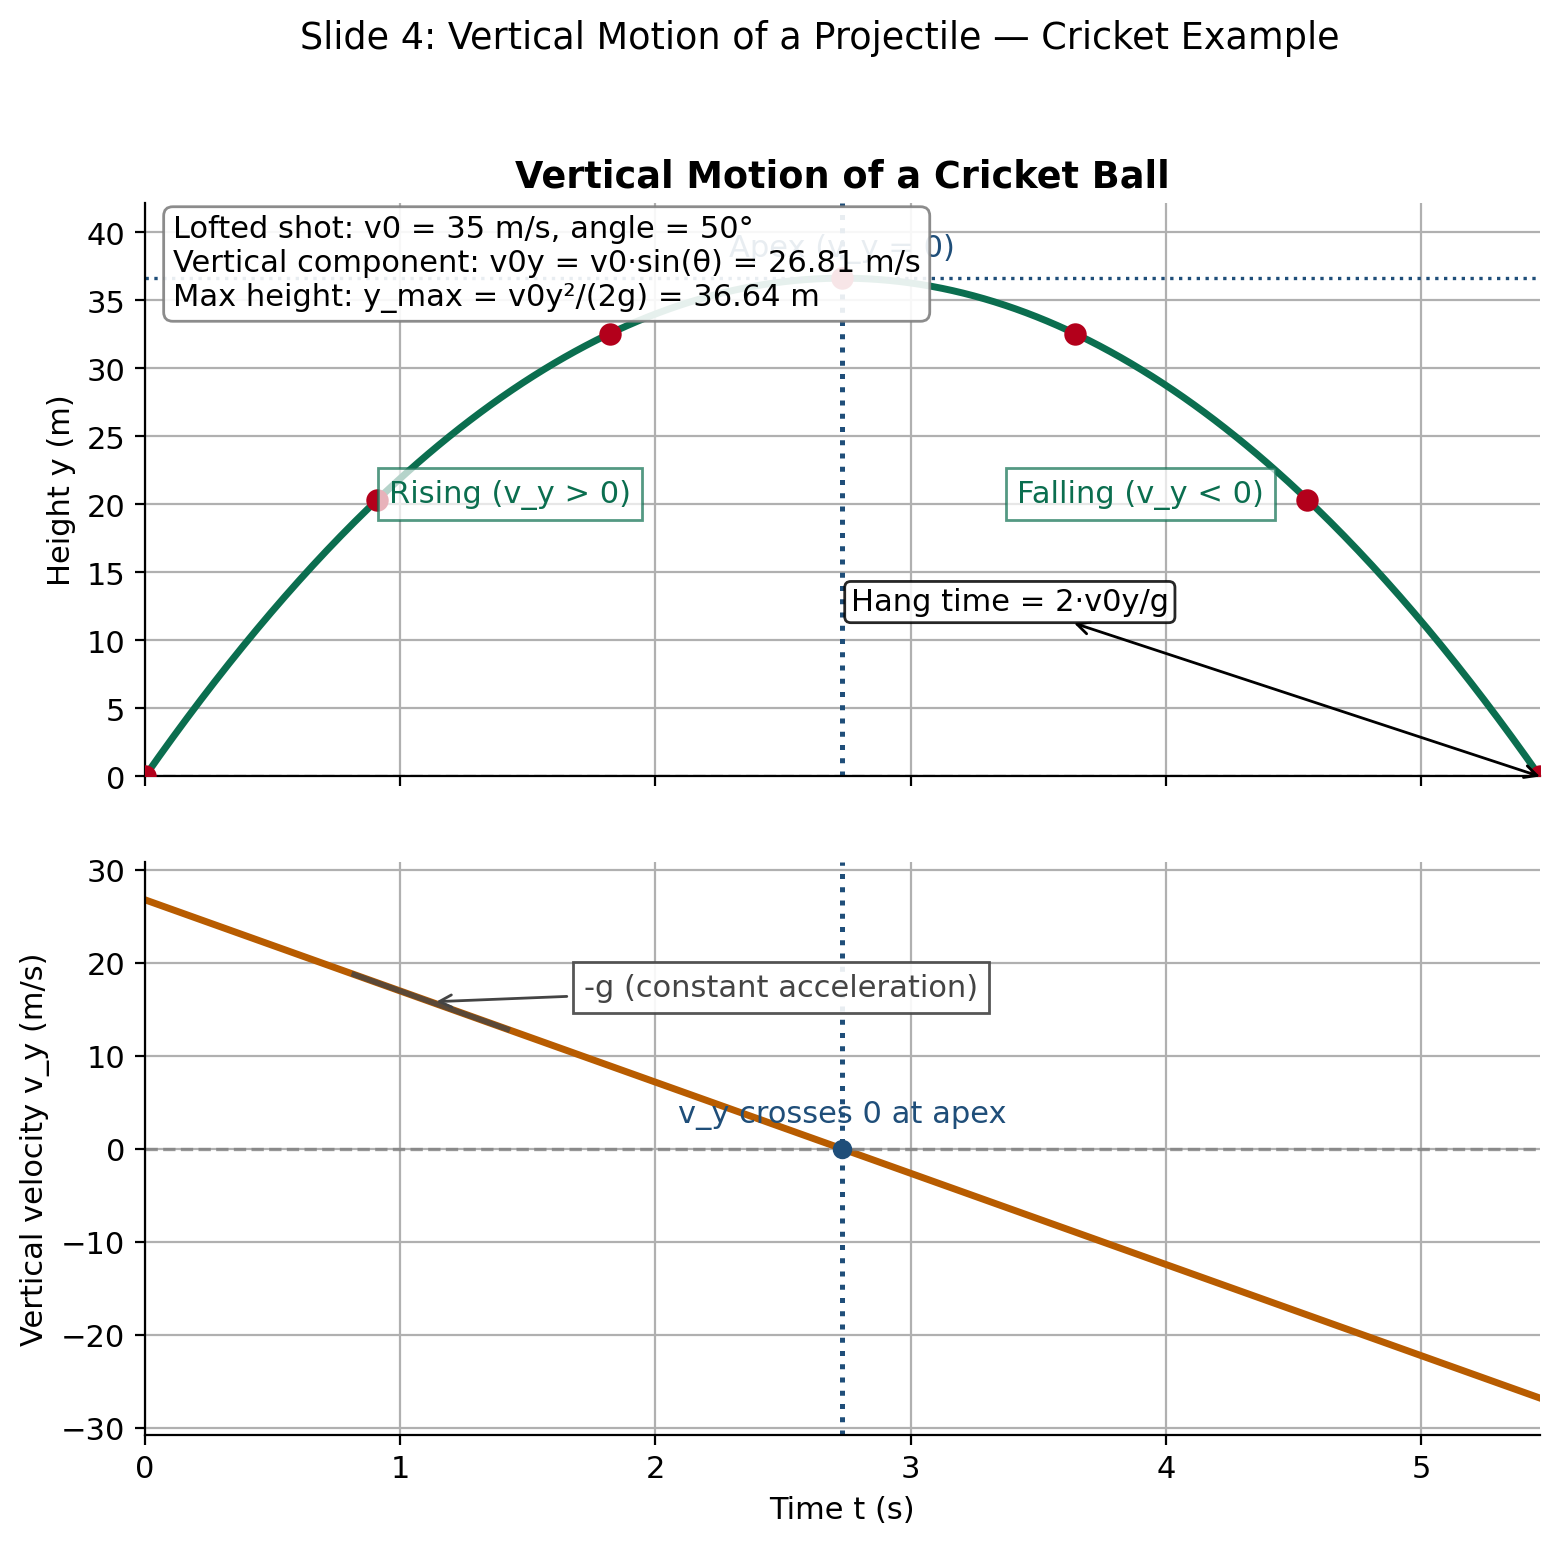

Here is the Python script that generated this plot:
import numpy as np
import matplotlib.pyplot as plt

# Vertical Motion of a Cricket Ball (Projectile)
# This script plots the vertical position y(t) and vertical velocity v_y(t)
# for a lofted cricket shot, highlighting key ideas: apex (v_y=0),
# constant downward acceleration (-g), and total hang time.

# Parameters (feel free to tweak these)
g = 9.81  # m/s^2
v0 = 35.0  # initial speed (m/s), a solid lofted hit
launch_angle_deg = 50.0  # launch angle (degrees)

# Derived vertical component
theta = np.deg2rad(launch_angle_deg)
v0y = v0 * np.sin(theta)

# Key times
t_apex = v0y / g
T = 2 * t_apex  # total hang time (assuming same launch/landing height)

# Time array
t = np.linspace(0, T, 400)

# Vertical motion equations
y = v0y * t - 0.5 * g * t**2
vy = v0y - g * t

# Derived values for annotations
y_max = v0y**2 / (2 * g)

# Sample ball positions over time (to visualize the ball rising/falling)
sample_times = np.linspace(0, T, 7)
y_samples = v0y * sample_times - 0.5 * g * sample_times**2

# Matplotlib styling for clarity
plt.rcParams.update({
    'figure.figsize': (9, 8),
    'axes.grid': True,
    'axes.spines.top': False,
    'axes.spines.right': False,
    'axes.titleweight': 'bold',
    'font.size': 11
})

fig, axes = plt.subplots(2, 1, sharex=True, gridspec_kw={'hspace': 0.15})

# --- Top: Vertical position vs time ---
ax = axes[0]
ax.plot(t, y, color='#0B6E4F', linewidth=2.5, label='Height y(t)')
ax.scatter(sample_times, y_samples, color='#B3001B', s=50, zorder=3, label='Ball samples')

# Ground line (y=0)
ax.axhline(0, color='gray', linewidth=1.2, linestyle='--', alpha=0.8)

# Apex markers
ax.axvline(t_apex, color='#1F4E79', linestyle=':', linewidth=1.8)
ax.axhline(y_max, color='#1F4E79', linestyle=':', linewidth=1.2)
ax.plot([t_apex], [y_max], marker='o', color='#1F4E79', markersize=6)
ax.text(t_apex, y_max + 0.03 * y_max if y_max > 0 else 0.6, 'Apex (v_y = 0)', color='#1F4E79', ha='center', va='bottom')

# Hang time annotation
ax.annotate(
    'Hang time = 2·v0y/g',
    xy=(T, 0), xycoords='data', xytext=(T*0.62, y_max*0.35), textcoords='data',
    arrowprops=dict(arrowstyle='<->', color='black', shrinkA=0, shrinkB=0),
    ha='center', va='center', bbox=dict(boxstyle='round,pad=0.2', fc='white', ec='black', alpha=0.85)
)

# Phase labels
ax.text(t_apex*0.35, y_max*0.55, 'Rising (v_y > 0)', color='#0B6E4F', bbox=dict(fc='white', ec='#0B6E4F', alpha=0.7))
ax.text(t_apex*1.25, y_max*0.55, 'Falling (v_y < 0)', color='#0B6E4F', bbox=dict(fc='white', ec='#0B6E4F', alpha=0.7))

# Axes labels and title
ax.set_ylabel('Height y (m)')
ax.set_title('Vertical Motion of a Cricket Ball')

# Add a concise context box (cricket framing)
context_text = (
    f"Lofted shot: v0 = {v0:.0f} m/s, angle = {launch_angle_deg:.0f}°\n"
    f"Vertical component: v0y = v0·sin(θ) = {v0y:.2f} m/s\n"
    f"Max height: y_max = v0y²/(2g) = {y_max:.2f} m"
)
ax.text(0.02, 0.98, context_text, transform=ax.transAxes, ha='left', va='top',
        bbox=dict(boxstyle='round', fc='white', ec='gray', alpha=0.9))

# --- Bottom: Vertical velocity vs time ---
ax2 = axes[1]
ax2.plot(t, vy, color='#B85C00', linewidth=2.5, label='Vertical velocity v_y(t)')
ax2.axhline(0, color='gray', linewidth=1.2, linestyle='--', alpha=0.8)

# Mark apex where vy=0
ax2.axvline(t_apex, color='#1F4E79', linestyle=':', linewidth=1.8)
ax2.plot([t_apex], [0], marker='o', color='#1F4E79', markersize=6)
ax2.text(t_apex, max(vy)*0.08, 'v_y crosses 0 at apex', color='#1F4E79', ha='center', va='bottom')

# Acceleration annotation: slope = -g
# Draw a tangent-like guide and annotate slope
xg0 = T*0.15
yg0 = v0y - g * xg0
xg1 = xg0 + 0.6
yg1 = yg0 - g * 0.6
ax2.plot([xg0, xg1], [yg0, yg1], color='#444444', linewidth=2, alpha=0.8)
ax2.annotate('-g (constant acceleration)', xy=(xg0 + 0.3, (yg0 + yg1)/2), xytext=(xg0 + 0.9, (yg0 + yg1)/2 + 0.6),
             arrowprops=dict(arrowstyle='->', color='#444444'), color='#444444', bbox=dict(fc='white', ec='#444444', alpha=0.9))

# Labels
ax2.set_xlabel('Time t (s)')
ax2.set_ylabel('Vertical velocity v_y (m/s)')

# Global annotations
fig.suptitle('Slide 4: Vertical Motion of a Projectile — Cricket Example', y=0.995)

# Neat ticks
axes[0].set_xlim(0, T)
# Keep y-limits tidy with a small margin
axes[0].set_ylim(0, y_max * 1.15 if y_max > 0 else 1)
axes[1].set_xlim(0, T)
axes[1].set_ylim(v0y * -1.15, v0y * 1.15)

# Save the figure
outfile = 'vertical_motion_cricket.png'
plt.savefig(outfile, dpi=200, bbox_inches='tight')
print(f'Saved figure to {outfile}')

# Optional display (safe to leave; non-interactive environments will just skip drawing)
# plt.show()
